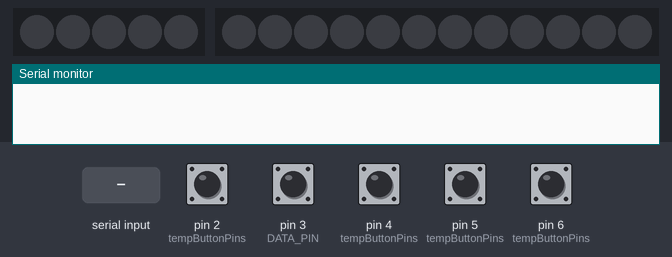
Recording of a sketch running on a simulated Arduino Uno, built with avr-gcc and run on an emulated ATmega328P. Shown: 5 RGB LEDs in strip order, left to right, 12 RGB LEDs in strip order, left to right, the last lines printed to the serial monitor. The inputs (shaded band) are chosen by the test bench; at power-on: pin 2 (tempButtonPins), pin 3 (DATA_PIN), pin 4 (tempButtonPins), pin 5 (tempButtonPins), pin 6 (tempButtonPins) HIGH. Dim RGB values are drawn brighter than linear.

Above: at 1.2 s.
1.3 s: "start\n" received over Serial
At 2.4 s:
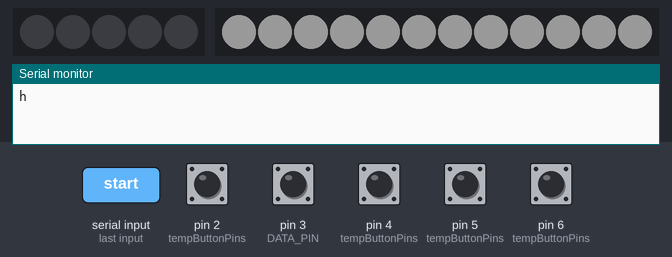
4.3 s: "mid\n" received over Serial
At 4.6 s:
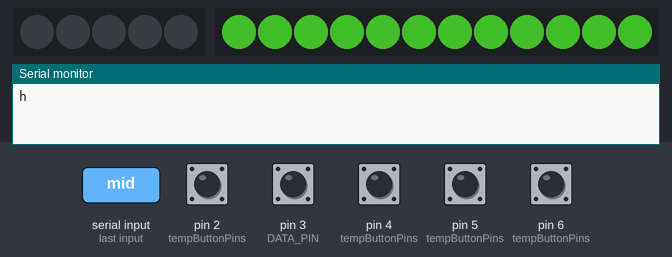
5.8 s: "explode\n" received over Serial
At 7.0 s:
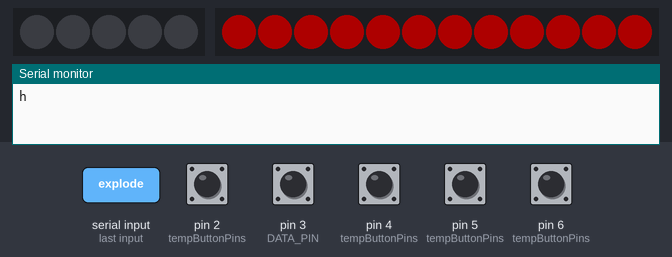
Timing chart, 0 to 8.8 s (numbered marks = the images above; inputs shaded):
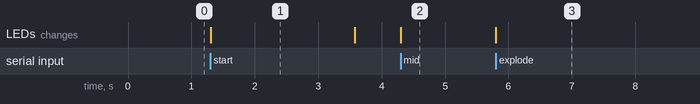

Measured:
- after the input at 4.3 s, the LEDs: change at once (image 2)
- after the input at 5.8 s, the LEDs: change at once (image 3)
- what the display in image 1 shows lasts 2.3 s, from 1.3 s to 3.6 s

The sketch:

full_inter_debounce.ino
```cpp
#include "EZBomb.h"
#include "LedControl.h"
#include <FastLED.h>

#define NUM_LEDS1 12 // Number of LEDs
#define DATA_PIN 3 // The pin your LEDs are connected to
#define MAX_BRIGHTNESS 10  // Maximum brightness
#define WAVE_PERIOD 5000 // Initial period of the sine wave in milliseconds
#define SPEED_INCREASE 5 // How much to decrease the wave period by, to increase speed

int numLeds= 5;
#define dataPin 9
#define clockPin 8

CRGB leds1[NUM_LEDS1];
unsigned long startTime = 0;
bool startEffect = false;
int wavePeriod = WAVE_PERIOD;
bool ingame=false;

LedControl ledControl(dataPin, clockPin, numLeds);
EZBomb ezBomb;

void setup() {
  ezBomb.setup();
  ledControl.setup();
  Serial.begin(57600); // Start serial communication at 9600 baud
  FastLED.addLeds<APA102, 15, 14, BGR>(leds1, NUM_LEDS1); //D,C
  //FastLED.setBrightness(MAX_BRIGHTNESS);// Initialize the LED strip
}

void loop() {
  ezBomb.loop();
  if (Serial.available()) {
    String command = Serial.readStringUntil('\n');
    //Serial.println(command);// Read the incoming command
    if (command == "mid"){
      ingame=false;
      fill_solid(leds1, NUM_LEDS1, CRGB(71, 204, 45));
      scaleLED(100);
      FastLED.show();
    } else if (command == "win"){
      ingame=false;
      fill_solid(leds1, NUM_LEDS1, CRGB(71, 204, 45));
      scaleLED(50);
      FastLED.show();
    } else if (command == "explode"){
      ingame=false;
      fill_solid(leds1, NUM_LEDS1, CRGB::Red);
      scaleLED(50);
      FastLED.show();
    } else if (command == "start") {
      Serial.println('h');
      ingame=true;
      startTime = millis(); // Reset start time
      wavePeriod = WAVE_PERIOD; // Reset to initial period
    } else {
      ledControl.updateColors(command);
    }
  }
  if (ingame){
    updateLedEffect();
  }
}

void scaleLED(int num){
  for(int i = 0; i < NUM_LEDS1; i++) {
    leds1[i].nscale8(num); // Scale brightness to 50%
  }
}

void updateLedEffect() {
  unsigned long currentTime = millis();
  float elapsed = currentTime - startTime;

  // Increase flashing speed over time by decreasing the wave period
  if (wavePeriod > 500) { // Prevent the period from becoming too short
    wavePeriod = WAVE_PERIOD - (elapsed / SPEED_INCREASE);
  }

  // Use sine wave to determine LED state (on or off)
  float radian = (TWO_PI / wavePeriod) * elapsed;
  float sineValue = sin(radian);

  if (sineValue > 0) {
    // Sine wave is positive, turn LEDs on
    fill_solid(leds1, NUM_LEDS1, CRGB::White);
  } else {
    // Sine wave is negative, turn LEDs off
    fill_solid(leds1, NUM_LEDS1, CRGB::Black);
  }
  scaleLED(25);
  FastLED.show();
}
```

EZBomb.cpp
```cpp
#include "EZBomb.h"

EZBomb::EZBomb()
{
    // Initialize arrays here if needed or in the setup function
    int tempButtonPins[numButtons] = {6, 5, 4, 3, 2};
    //char tempButtonChars[numButtons] = {'q', 'w', 'e', 'r', 't'};
    char tempButtonChars[numButtons] = {'y', 'u', 'i', 'o', 'p'};
    //unsigned long tempDebounceTime[numButtons] = {0,0,0,0,0};  // the last time the output pin was toggled

    memcpy(buttonPins, tempButtonPins, sizeof(tempButtonPins));
    memcpy(buttonChars, tempButtonChars, sizeof(tempButtonChars));
    //memcpy(debounceTime, tempDebounceTime, sizeof(tempButtonChars));
}

void EZBomb::setup()
{
    Serial.begin(57600);
    for (int i = 0; i < numButtons; ++i) {
        pinMode(buttonPins[i], INPUT_PULLUP);
        buttonPressStartTime[i] = 0;
        holdPrinted[i] = false;
        lastButtonState[i]=HIGH;
        buttonState[i]=HIGH;
    }
}

void EZBomb::loop()
{
    bool stateChanged = false;
    for (int i = 0; i < numButtons; ++i) {
      int reading = digitalRead(buttonPins[i]);
      if (reading != lastButtonState[i]) {
        lastDebounceTime[i] = millis();
       }

      if ((millis() - lastDebounceTime[i]) > debounceDelay) {
        // if the button state has changed:
        if (reading != buttonState[i]) {
          buttonState[i] = reading;
          // only toggle the LED if the new button state is HIGH
          if (buttonState[i] == LOW) {
            Serial.println(buttonChars[i]);
          }
        }
      }
      lastButtonState[i] = reading;
  }
}

void EZBomb::resetButtonState(int index)
{
    buttonPressStartTime[index] = 0;
    holdPrinted[index] = false;
}
```

EZBomb.h
```cpp
#ifndef EZBomb_h
#define EZBomb_h

#include "Arduino.h"

class EZBomb
{
public:
    EZBomb(); // Constructor
    void setup();
    void loop();
private:
    static const int numButtons = 5;
    int buttonPins[numButtons];
    unsigned long buttonPressStartTime[numButtons];
    bool holdPrinted[numButtons];
    char buttonChars[numButtons];
    unsigned long debounceDelay = 50;
    unsigned long debounceTime[numButtons];
    bool lastButtonState[numButtons];
    bool buttonState[numButtons];
    const long holdThreshold = 1000; // ms
    void resetButtonState(int index);
    unsigned long lastDebounceTime[numButtons]; // <-- Added for debounce
};

#endif
```

LedControl.cpp
```cpp
#include "LedControl.h"
#include "FastLED.h"

LedControl::LedControl(int dataPin, int clockPin, int numLeds) {
  leds = new CRGB[numLeds];
  this->numLeds = numLeds;
  FastLED.addLeds<APA102, 9, 8, BGR>(leds, numLeds);
}

void LedControl::setup() {
  Serial.begin(57600);
}

void LedControl::updateColors(String input) {
  if (input.length() > 0) {
    int colorIndices[numLeds];
    int index = 0;
    int startIndex = 0;
    int spaceIndex = input.indexOf(' ');
    while (spaceIndex != -1 && index < numLeds) {
      colorIndices[index++] = input.substring(startIndex, spaceIndex).toInt();
      startIndex = spaceIndex + 1;
      spaceIndex = input.indexOf(' ', startIndex);
    }
    if (index < numLeds) {
      colorIndices[index++] = input.substring(startIndex).toInt();
    }

    if (index == numLeds) {
      for (int i = 0; i < numLeds; i++) {
        //Serial.print(colorIndices[i]);
        leds[i].nscale8(200);;
        switch (colorIndices[i]) {
          case 0:
            leds[i] = CRGB(0, 255, 221); // Mint Blue
            break;
          case 1:
            leds[i] = CRGB(225, 0, 110); //Flamingo Red;
            break;
          case 2:
            leds[i] = CRGB(71, 204, 45); //Cactus Green
            break;
          case 3:
            leds[i] = CRGB(255, 190, 11); //Sunrise Yellow
            break;
          case 4:
            leds[i] = CRGB(142, 61, 255); // Royal Purple
            break;
          case 5:
            leds[i] = CRGB(250, 84, 7); // Sunset Orange
            break;
          case 6:
            leds[i] = CRGB(32, 57, 194); //Azure Blue;
            break;
          case 7:
            leds[i] = CRGB(165, 42, 42); // Brown
            break;
          case 8:
            leds[i] = CRGB::Red;
            break;
          case 9:
            leds[i] = CRGB::Green;
            break;
          case 10:
            leds[i] = CRGB::Black;
            break;
          default:
            break;
        }
      }
      //Serial.print(leds);

      FastLED.show();
    }
  }
}
```

LedControl.h
```cpp
#ifndef LED_CONTROL_H
#define LED_CONTROL_H

#include "Arduino.h"
#include "FastLED.h"

class LedControl {
  public:
    LedControl(int dataPin, int clockPin, int numLeds);
    void setup();
    void updateColors(String input);


    CRGB* leds;
    int numLeds;
};

#endif
```
